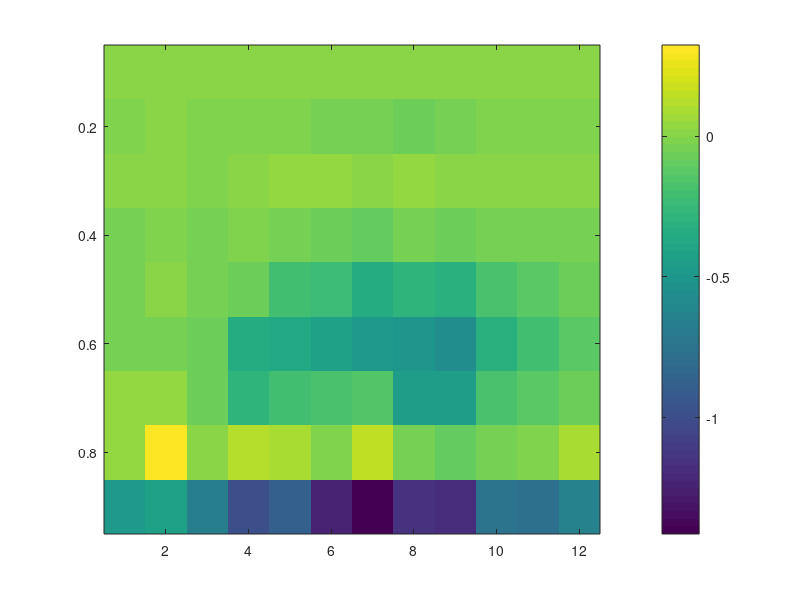

MATLAB code for this plot: (Note: this script raises an error after producing the figure.)
% % % 定义数据
% 
data = [... % 在这里填充你的数据
    -0.490025752, -0.429038929, -0.665885968, -0.987895479, -0.879815353, -1.243481252, -1.413618359, -1.167274265, -1.172772161, -0.738431042, -0.766776205, -0.63480091;
     0.044408353,  0.324117689,  0.014942722,  0.116520468,  0.084295987, -0.001978595,  0.147855438, -0.030256543, -0.091943866, -0.049800287, -0.027147512,  0.085633513;
     0.036099991,  0.030223004, -0.082058726, -0.289692638, -0.211304593, -0.184565004, -0.146371458, -0.44594163,  -0.451253856, -0.177628151, -0.118853472, -0.074987912;
    -0.037069245, -0.037267709, -0.073194436, -0.344303636, -0.379894017, -0.41582956,  -0.463927616, -0.517270104, -0.550988482, -0.312988619, -0.213169333, -0.110539029;
    -0.044637484, -0.001647811, -0.029236493, -0.070649329, -0.202027036, -0.241457467, -0.333038087, -0.284857254, -0.311721828, -0.178250919, -0.118719725, -0.075019025;
    -0.037135382, -0.013523717, -0.041312627, -0.00587302,  -0.047957195, -0.071386738, -0.099593897, -0.055445525, -0.07897009,  -0.051952116, -0.045897034, -0.041220651;
     0.005492649,  0.000973027, -0.009471826,  0.009950545,  0.035485208,  0.029658642,  0.013449889,  0.036646841,  0.01651366,   0.00895036,   0.010852371,  0.007495457;
    -0.002541461,  0.001555423, -0.012807155, -0.019180513, -0.028119176, -0.040034645, -0.045570464, -0.05909988,  -0.04031312,  -0.019370194, -0.01586773,  -0.005085967;
     0.001922893,  0.003744013,  0.002691004,  0.002735577,  0.003501256,  0.004060062,  0.005325333,  0.007763958,  0.004567531,  0.003278056,  0.003270269,  0.003083744;
];
% data = [
%     15.39202352, 14.92293202, 14.88006053, 15.28767455, 13.15366788, 12.19498146, 11.45457257, 10.32384898, 11.60116829, 12.57324732, 14.56011403, 13.92513424;
%     24.93615795, 28.37649732, 20.60855579, 21.86263505, 16.32206518, 12.63632662, 11.13670624, 9.704044996, 13.03376381, 16.20437224, 20.87798794, 21.06615533;
%     37.29848383, 37.81519823, 34.33204027, 32.11332834, 28.50095302, 16.95438322, 14.9625766, 13.73202252, 19.5970156, 23.5700655, 31.21722078, 36.08983178;
%     46.10285715, 51.53218428, 45.13221218, 43.49825588, 30.04285366, 22.02801185, 20.0514208, 20.59357706, 23.89428478, 26.60420748, 34.13984581, 44.29888459;
%     42.31071046, 49.71016886, 33.96095418, 36.38912793, 28.99111144, 24.34731151, 24.78910944, 22.17492274, 25.50287806, 27.48979044, 34.0728111, 40.77205639;
%     36.38822056, 42.73327579, 29.81803001, 32.46162162, 29.10432663, 24.5722748, 26.02325404, 22.63705782, 24.57093072, 26.9351867, 30.82931765, 34.26828754;
%     34.50970213, 36.13038793, 31.0447669, 33.16690884, 36.38595858, 31.91521374, 28.67640639, 31.26520501, 29.20774073, 29.66793609, 32.50137033, 32.76567321;
%     50.07442643, 57.26202306, 42.01825227, 38.10688748, 43.10044465, 39.24720891, 39.47185039, 40.44716613, 40.60977349, 41.27864602, 40.81188413, 46.81111363;
%     48.19589191, 70.00773838, 67.41708965, 54.93934646, 59.85495593, 51.09566327, 65.16265898, 74.49118706, 59.55092997, 48.75210313, 49.90813343, 50.44824517;
% ];
% data = [
%     1.442045567, 1.50068149, 1.645343273, 1.957108595, 1.864503648, 2.058034208, 2.2141973, 2.018389958, 1.873520164, 1.551819221, 1.608242745, 1.513204852;
%     1.28867402, 1.353014792, 1.269005904, 1.413234591, 1.374451674, 1.374343713, 1.437062193, 1.352464383, 1.319827148, 1.254647017, 1.287195199, 1.325406752;
%     0.981756835, 1.066542023, 1.030192019, 1.165769325, 1.190680995, 1.199158823, 1.192609062, 1.302362836, 1.218186588, 1.039012462, 1.108565998, 1.159252281;
%     0.689869383, 0.756826992, 0.704278608, 0.869915334, 0.959524978, 1.090945219, 1.064452474, 1.189608874, 1.086537873, 0.840800688, 0.814062363, 0.815580218;
%     0.389310929, 0.409614606, 0.332522671, 0.444690562, 0.593740553, 0.712754576, 0.760616843, 0.759150944, 0.696943187, 0.528344412, 0.503943518, 0.460093355;
%     0.203460981, 0.196265069, 0.17803494, 0.229936333, 0.31109369, 0.378573974, 0.402972471, 0.410360393, 0.342768347, 0.277951575, 0.269304034, 0.228931865;
%     0.080170811, 0.082601849, 0.082670502, 0.114128505, 0.169403975, 0.19070795, 0.179855929, 0.229067425, 0.174551192, 0.134822781, 0.125031187, 0.102776349;
%     0.044347728, 0.059848698, 0.034315833, 0.042224015, 0.060715114, 0.076638979, 0.078386841, 0.093062561, 0.072999056, 0.056779262, 0.049520028, 0.046908274;
%     0.008518944, 0.01115496, 0.007692439, 0.00946435, 0.013264299, 0.016180675, 0.01638585, 0.018327486, 0.0147173, 0.011668932, 0.010219893, 0.009919055;
% ];
% data= [
%     0.961978511, 0.954715067, 0.955277629, 0.951575713, 0.954101955, 0.931417649, 0.867835154, 0.879323658, 0.952257864, 0.96956583, 0.968242846, 0.97015642;
%     0.941932028, 0.934956712, 0.938402705, 0.937036332, 0.946951136, 0.925785304, 0.857564982, 0.881100781, 0.943577036, 0.957718048, 0.956991584, 0.952108812;
%     0.924762059, 0.914113679, 0.915249866, 0.923198752, 0.9325528,   0.916150122, 0.870678708, 0.887014782, 0.940519059, 0.953731928, 0.942282398, 0.926556401;
%     0.911433798, 0.897304772, 0.890444246, 0.910649368, 0.919950391, 0.900206887, 0.878822502, 0.87751011,  0.928337189, 0.946718304, 0.935176188, 0.915334686;
%     0.922004623, 0.899151553, 0.901393223, 0.910542846, 0.922022667, 0.915576073, 0.894868465, 0.901877537, 0.929983716, 0.948453308, 0.933748171, 0.922880648;
%     0.916950961, 0.91121459,  0.898934501, 0.885971493, 0.915725186, 0.920221748, 0.896565589, 0.898742734, 0.928345581, 0.939375972, 0.92387536,  0.924292167;
%     0.902560285, 0.898306146, 0.889149626, 0.860987154, 0.876455315, 0.898727819, 0.892426237, 0.851072506, 0.898972154, 0.916234957, 0.898109332, 0.89219039;
%     0.658959195, 0.585458991, 0.781049699, 0.755821921, 0.762943396, 0.769642351, 0.753585978, 0.749003695, 0.781109249, 0.738944326, 0.718813852, 0.646912453;
%     0.649980951, 0.562145273, 0.597449517, 0.539252276, 0.542655526, 0.533566086, 0.437277535, 0.486074083, 0.543876584, 0.634161736, 0.608897209, 0.585685259;
% ];


% 定义横坐标（月份）和纵坐标（sigma层）
months = 1:12; 
sigma = [0.9, 0.8, 0.7, 0.6, 0.5, 0.4, 0.3,0.2,0.1]; % 从 0.9 到 0.3

% 绘制热图
figure;
imagesc(months, sigma, data);
set(gca, 'YDir', 'reverse'); % 反转 Y 轴，使 0.9 在上，0.3 在下
c = colorbar; % 添加颜色条
colormap(CustomColormap1); % 应用自定义 colormap
caxis([-1.5 1.5])
% 设置colorbar字体
set(c, 'FontSize', 10, 'FontWeight', 'bold', 'FontName', 'Times New Roman');
ylabel(c, 'R', 'FontSize', 10, 'FontWeight', 'bold', 'FontName', 'Times New Roman'); % 设置颜色条标签

% 设置坐标轴标签
xlabel('Month', 'FontSize', 11, 'FontWeight', 'bold', 'FontName', 'Times New Roman');
ylabel('sigma', 'FontSize', 11, 'FontWeight', 'bold', 'FontName', 'Times New Roman');
% title('Heatmap of Data', 'FontSize', 11, 'FontWeight', 'bold', 'FontName', 'Times New Roman');

% 设置坐标轴字体
set(gca, 'FontSize', 10, 'FontName', 'Times New Roman');

% 设置X轴刻度显示 1 到 12
xticks(1:12);